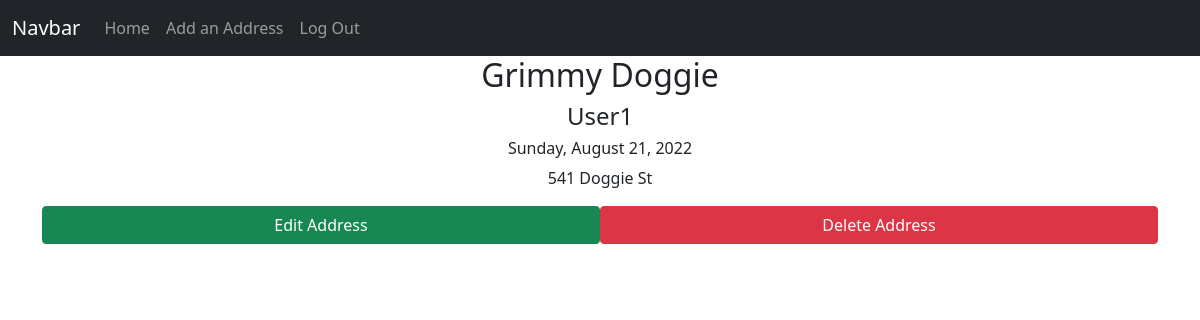
/addresses/2 (signed in), run on the app's committed database.
### app/models.py (models this page shows, shortened)
class Address(db.Model):
    id = db.Column(db.Integer, primary_key=True)
    name = db.Column(db.String(100), nullable=False)
    streetaddress = db.Column(db.String(300), nullable=False)
    city = db.Column(db.String(100), nullable=False)
    state = db.Column(db.String(100), nullable=False)
    zipcode = db.Column(db.String(100), nullable=False)
    country = db.Column(db.String(100), nullable=False)
    date_created = db.Column(db.DateTime, nullable=False, default=datetime.utcnow)
    user_id =db.Column(db.Integer, db.ForeignKey('user.id')) # SQL equivalent = FOREIGN KEY(user_id) REFERENCES user(id)

class User(db.Model, UserMixin):
    id = db.Column(db.Integer, primary_key=True)
    email = db.Column(db.String(50), nullable=False, unique=True)
    username = db.Column(db.String(50), nullable=False, unique=True)
    password = db.Column(db.String(256), nullable=False)
    date_created = db.Column(db.DateTime, nullable=False, default=datetime.utcnow)
    addresses = db.relationship('Address', backref='author',lazy='dynamic')

### app/routes.py (the view)
@app.route('/addresses/<address_id>')
@login_required
def view_address(address_id):
    address = Address.query.get_or_404(address_id)
    return render_template('address.html', address=address)

### app/models.py (called while the page is built)
@login.user_loader
def load_user(user_id):
    return User.query.get(user_id)

### app/templates/address.html (shortened to what this page needs)
{% extends 'base.html' %}
{% block content %}
    <h2 class="text-center">{{ address.name }}</h2>
    <h4 class="text-center">{{ address.author.username }}</h4>
    <h6 class="text-center"> {{address.date_created.strftime('%A, %B %d, %Y') }}</h6>
    <p class="text-center">{{ address.streetaddress }}</p>
    {% if current_user == address.author %}
        <div class="d-flex">
            <a href="{{ url_for('edit_address', address_id=address.id) }}" class="btn btn-success w-50">Edit Address</a>
            <button type="button" class="btn btn-danger w-50" data-bs-toggle="modal" data-bs-target="#deleteModal">
                Delete Address
            </button>
        </div>
    {% endif %}
{% endblock content %}

### data on the page
Address: name "Grimmy Doggie", date_created "Sunday, August 21, 2022", streetaddress "541 Doggie St"
User: author.username "User1"
